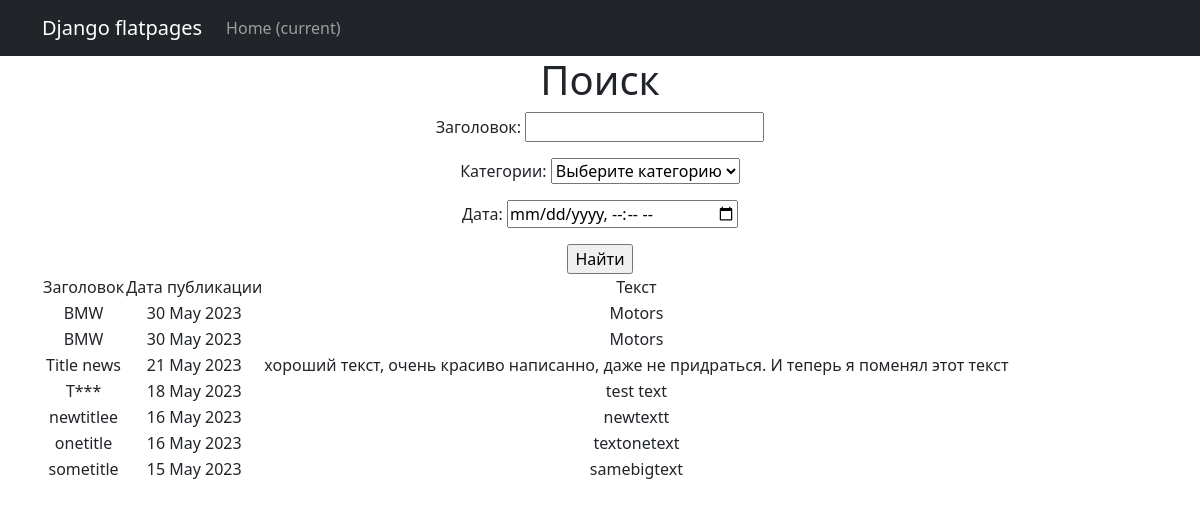
The app's page /news/search/ with its own data.
### New/models.py (models this page shows, shortened)
class Post (models.Model):
    postAuthor = models.ForeignKey('Author', on_delete=models.CASCADE)
    NEWS ='NW'
    ARTICLE = 'AR'
    CATEGORY_CHOICES = (
        (NEWS,'Новость'),
        (ARTICLE, 'Статья'),
    )
    categoryType =  models.CharField(max_length=2, choices=CATEGORY_CHOICES, default=ARTICLE)
    dataCreation = models.DateTimeField(auto_now_add=True)
    postCategory = models.ManyToManyField(Category, through='PostCategory')
    title = models.CharField(max_length=128)
    text = models.TextField(max_length=128)
    rating = models.SmallIntegerField(default=0)

### New/views.py (the view)
# urls.py: path('search/', PostSearch.as_view(), name='post_search'),
class PostSearch(ListView):
    model = Post
    template_name = 'post_search.html'
    context_object_name = 'post_search'
    ordering = '-dataCreation'
    def get_context_data(self, **kwargs):
        context = super().get_context_data(**kwargs)
        context['time_now'] = datetime.utcnow()
        context['filter'] = PostFilter(self.request.GET, queryset=self.get_queryset())
        context['Post'] = None
        return context

### New/models.py (called while the page is built)
    def __str__(self):
        return f'{self.name}'

### New/templatetags/custom_filters.py (called while the page is built)
@register.filter()
def censor(sentence):
    text = sentence.split()
    for i, word in enumerate(text):
        if word in bad_words:
            text[i] = word[0] + '***'
    return ' '.join(text)

### templates/Post_search.html (shortened to what this page needs)
{% extends 'flatpages/default.html' %}
{% load custom_filters %}
{% load custom_tags %}
{% block content %}
    <h1>Поиск</h1>
<form action="" method="get">
       {{ filter.form.as_p }}
       <input type="submit" value="Найти" />
   </form>
    {% if post_search %}
       <table>
           <tr>
               <td> Заголовок </td>
               <td> Дата публикации </td>
               <td> Текст </td>
           </tr>
           {% for post in post_search %}
           <tr>
               <td>{{ post.title|censor }}</td>
               <td>{{ post.dataCreation|date:'d M Y' }}</td>
               <td>{{ post.text|truncatewords:20 }}</td>
           </tr>
           {% endfor %}
       </table>
   {% else %}
       <h2>Постов нет!</h2>
   {% endif %}
{% endblock content %}

### records on screen
Post: title|censor "BMW", dataCreation "30 May 2023", text "Motors"
Post: title|censor "BMW", dataCreation "30 May 2023", text "Motors"
Post: title|censor "Title news", dataCreation "21 May 2023", text "хороший текст, очень красиво написанно, даже не придраться. И теперь я поменял этот текст"
Post: title|censor "T***", dataCreation "18 May 2023", text "test text"
Post: title|censor "newtitlee", dataCreation "16 May 2023", text "newtextt"
Post: title|censor "onetitle", dataCreation "16 May 2023", text "textonetext"
Post: title|censor "sometitle", dataCreation "15 May 2023", text "samebigtext"
